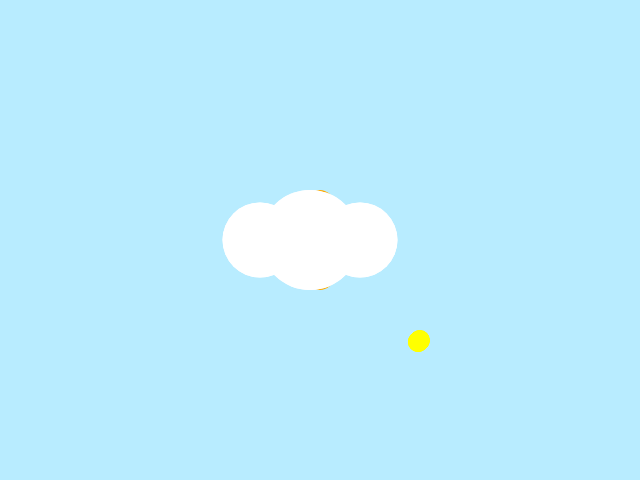
Frame 1 (no input)
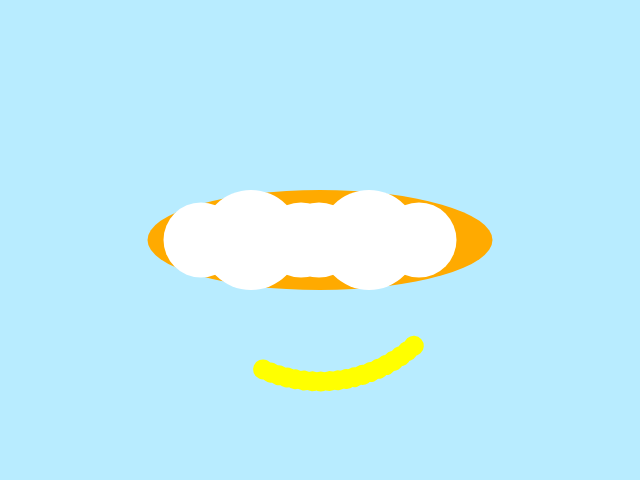
Frame 60 (no input)
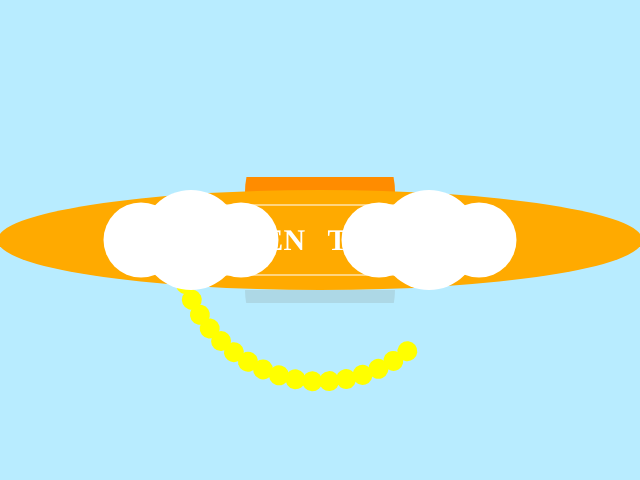
Frame 120 (the mouse pressed at the canvas centre since frame 60)

The p5.js sketch that drew these frames (run headless with seeded random() and noise() and a simulated clock; from frame 60 on, the mouse is pressed at the canvas centre):

// p5.js sketch
// ── sketch.js
var x = 100;
var y = 100;
var w = 100;
var h = 100;
var sr = 100;
var lx = 0;
var rx = 0;
var yu = 0;
var yd = 0;

function setup() {
    createCanvas(640,480);
}

function draw(){
	var v = w/2;
    	var r = h/2;

	background(184, 236, 255);
	sunMoon(x+w,y,w,h);

	translate(width/2, height/2);

	push();
	fill(184, 236, 255);
	rect(x-v*3.5,yu-r*2.5,w+v,h);
	rect(x-v*3.5,yd+r/2,w+v,h);
	pop();

	push()
	for(var i = 0; i < 20; i++){
		rotate(frameCount/1000);
		fill("yellow");
		ellipse(100,100,20,20);
	}
	pop();
	
	push();
	sun(0,0,sr/2,h);
	cloud(lx-10,y-y,w,h);
	cloud(rx-10,y-y,w,h);
	
	if(rx > width/8){
		textStyle("bold");
		textFont("Garamond");
		textSize(30);
		text("STEVEN   TAVERAS",0-135,0+h/10);
		
		stroke(255);
		line(lx,-35,rx,-35);
		line(lx,35,rx,35);

		yu--;
		yd++;
	}
	pop();

	lx--;
	rx++;
	sr+=10;
}

var cloud = function(x,y,h,w){
    var v = w/2;
    var r = h/2;
    
    noStroke();
    fill("white");
    ellipse(x, y, w, h);
    ellipse(x-v, y, w-v/2, h-r/2);
    ellipse(x+v, y, w-v/2, h-r/2);
}

var sun = function(x,y,w,h){
    var v = w/2;
    var r = h/2;

    noStroke();
    fill(255, 170, 0);
    ellipse(x*2, y, w, h);
}

var sunMoon = function(x,y,w,h){
	var v = w/2;
    	var m = h/2;

	fill("DarkOrange");
	noStroke();
	arc(width/2, height/2.5 , w+v, h+m, PI, 0);
	fill("lightBlue");
	arc(width/2, y+m*3.8 , w+v, h+m, TWO_PI, PI);
}
